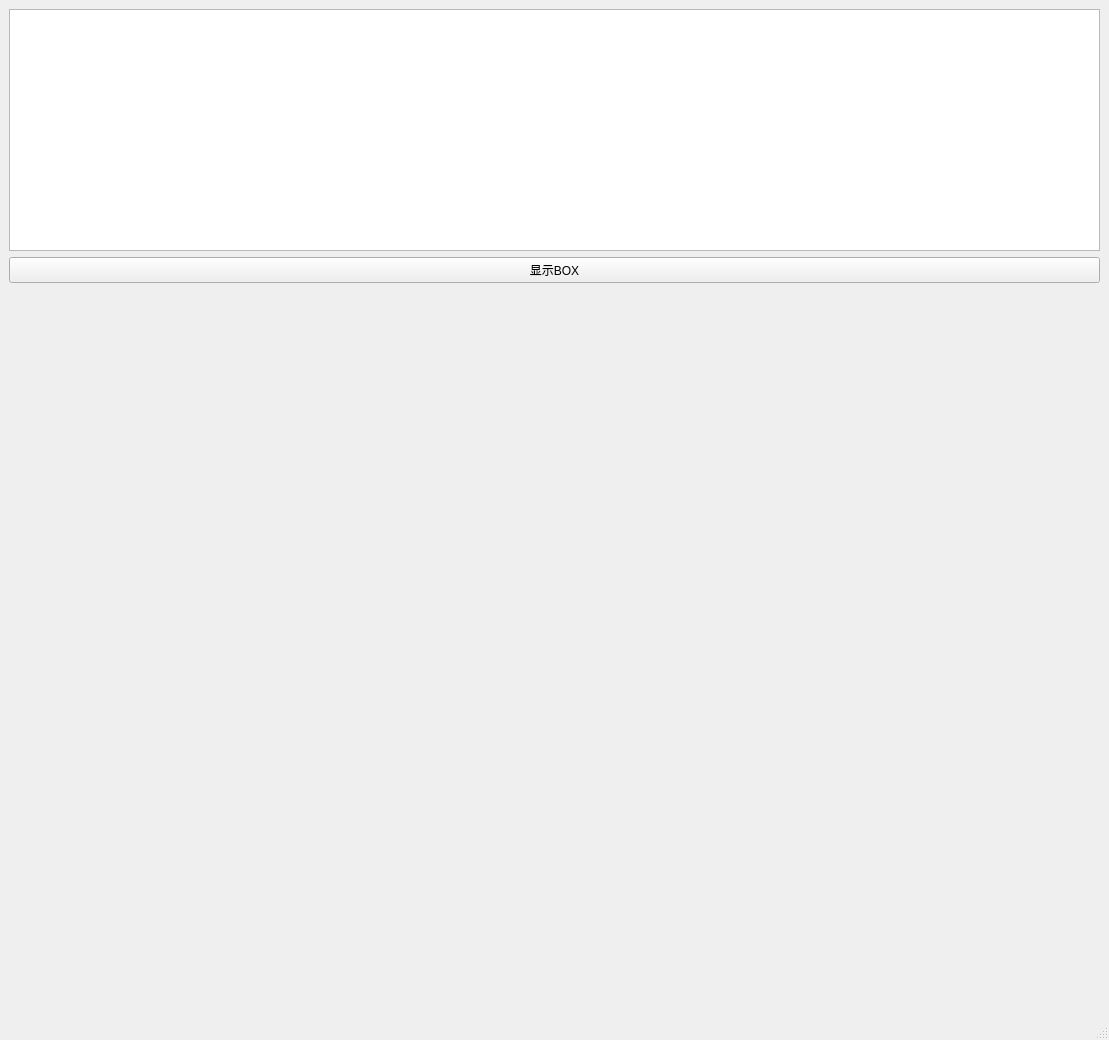
<?xml version="1.0" encoding="UTF-8"?>
<ui version="4.0">
 <class>MainWindow</class>
 <widget class="QMainWindow" name="MainWindow">
  <property name="geometry">
   <rect>
    <x>0</x>
    <y>0</y>
    <width>1109</width>
    <height>1040</height>
   </rect>
  </property>
  <property name="windowTitle">
   <string>标题栏</string>
  </property>
  <widget class="QWidget" name="centralwidget">
   <layout class="QVBoxLayout" name="verticalLayout_2">
    <item>
     <layout class="QVBoxLayout" name="verticalLayout" stretch="1,1,3">
      <item>
       <widget class="QPlainTextEdit" name="textEdit"/>
      </item>
      <item>
       <widget class="QPushButton" name="button">
        <property name="text">
         <string>显示BOX</string>
        </property>
       </widget>
      </item>
      <item>
       <layout class="QHBoxLayout" name="hLayout"/>
      </item>
     </layout>
    </item>
   </layout>
  </widget>
  <widget class="QMenuBar" name="menubar">
   <property name="geometry">
    <rect>
     <x>0</x>
     <y>0</y>
     <width>1109</width>
     <height>23</height>
    </rect>
   </property>
  </widget>
  <widget class="QStatusBar" name="statusbar"/>
 </widget>
 <resources/>
 <connections/>
</ui>
